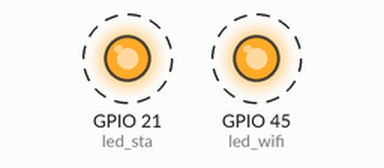
A program run on a simulated ESP32 board running MicroPython. Shown: output pins drawn as LEDs (lit = HIGH). Dashed ring = blinking. What the program prints to the serial console is not drawn.

Above: at 0.5 s.
Timing chart, 0 to 4.6 s (numbered marks = the images above):
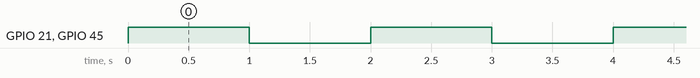

The program:

led_flash.py
```python
import time
from machine import Pin

def main():
    # RTU一共2个可控指示灯
    led_wifi = Pin(45, Pin.OUT) # LED1 on GPIO 39 wifi
    led_sta = Pin(21, Pin.OUT) # LED2 on GPIO 21 运行
    while True:
        led_wifi.value(1)
        led_sta.value(1)
        print("led high")
        time.sleep(1)
        led_wifi.value(0)
        led_sta.value(0)
        print("led low")
        time.sleep(1)

#程序启动入口
if __name__ == '__main__':
    main()
```

Measured:
- by itself, GPIO 21 (led_sta), GPIO 45 (led_wifi): alternates HIGH for 1.0 s and LOW for 1.0 s
